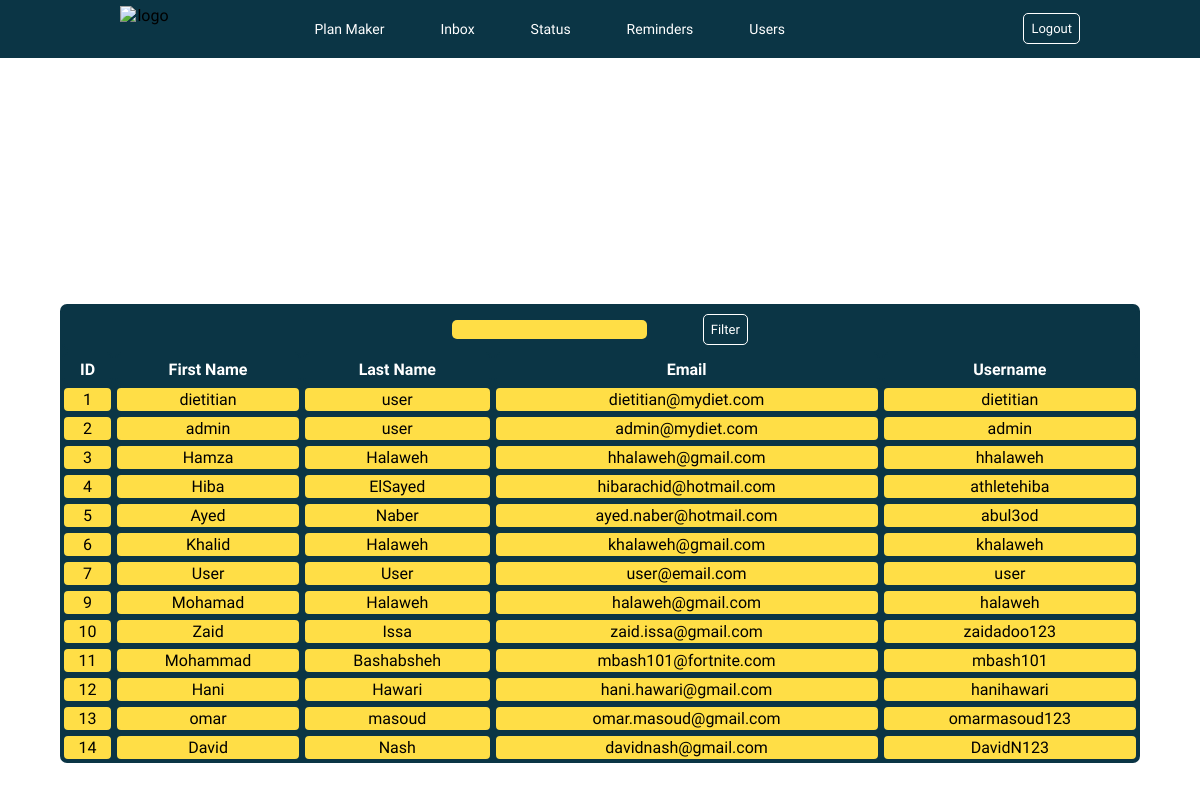
The page /front-end.html/dietitianhub5.php on the database its author committed.
### tables this page shows
CREATE TABLE `Accounts` (
  `user_id` int(11) NOT NULL,
  `user_first` varchar(250) NOT NULL,
  `user_last` varchar(250) NOT NULL,
  `user_email` varchar(250) NOT NULL,
  `user_usrname` varchar(250) NOT NULL,
  `user_pswrd` varchar(250) NOT NULL
);

### front-end.html/dietitianhub5.php (the view, shortened to what this page needs)
<!DOCTYPE html>
<html lang="en" >
<head>
<link rel="stylesheet" href="style.css">
</head>
<body>
<header>
  <div class="container">
    <div class="nav-left">
     <img class="logo" src="https://s3-us-west-2.amazonaws.com/s.cdpn.io/2181605/lemon.png" alt="logo">
    </div>
  <center>
  <div class="nav-right">
    <nav>
      <ul>
        <div id="navitems">
          <li class="other"><a style="font-size:14px" href="dietitianhub.php" id="other">Plan Maker</a></li>
          <li class="other"><a style="font-size:14px" href="dietitianhub2.php" id="other">Inbox</a></li>
          <li class="other"><a style="font-size:14px" href="dietitianhub3.php" id="other">Status</a></li>
          <li class="other"><a style="font-size:14px" href="dietitianhub4.php" id="other">Reminders</a></li>
          <li class="other"><a style="font-size:14px" href="dietitianhub5.php" id="other">Users</a></li>
        </div>
         <div id="logout">
           <?php
           echo
            '<form action="../back-end.php/logout.php" method="POST">
             <button id="logoutbtn" type="submit" name="submit">Logout</button>
             </form>'
           ?>
        </div>
      </ul>
  </nav>
  </div>
 </div>
</header>
<?php
if(isset($_POST['search']))
{
    $valueToSearch = $_POST['valuetosearch'];
    $query = "SELECT * FROM `Accounts` WHERE CONCAT(`user_id`, `user_first`, `user_last`, `user_email`, `user_usrname`) LIKE '%".$valueToSearch."%'";
    $result = filterTable($query);
}
 else {
    $query = "SELECT * FROM `Accounts`";
    $result = filterTable($query);
}
function filterTable($query)
{
    $connect = mysqli_connect("localhost", "root", "", "EasyDiet");
    $filter_Result = mysqli_query($connect, $query);
    return $filter_Result;
}
?>
<link rel="stylesheet" href="style2.css">
     <br><br><br>
     <table class=tbl align="center">
    <tr><td colspan="8" class="tblcell2"><form action="dietitianhub5.php" method="POST">
     <input name="valuetosearch" class="credentials" type="text">&nbsp; &nbsp; &nbsp; &nbsp; &nbsp; &nbsp; &nbsp;
     <input id="loginbtn" name="search" type="submit" value="Filter"></td></tr>
     <tr>
     <th class="tblcell2">ID</th>
     <th class="tblcell2">First Name</th>
     <th class="tblcell2">Last Name</th>
     <th class="tblcell2">Email</th>
     <th class="tblcell2">Username</th>
     </tr>
   <?php
   while($info = mysqli_fetch_array($result)){
    echo "<tr>";
    echo "<br>";
    echo "<td>".$info['user_id']."</td>";
    echo "<td>".$info['user_first']."</td>";
    echo "<td>".$info['user_last']."</td>";
    echo "<td>".$info['user_email']."</td>";
    echo "<td>".$info['user_usrname']."</td>";}
    echo "</tr>";
   ?>
    </table>

### front-end.html/style.css (style rules this page uses)
* { font-family: "Muli", sans-serif; }
html, body { margin: 0; padding: 0; max-width: 100%; overflow-x: hidden; }
header { z-index: 1; position: fixed; top: 0; width: 100%; background: #0b3545; }
.container { width: 80%; margin-left: auto; margin-right: auto; text-align: center; }
header::after { content: ''; display: table; clear: both; }
.logo { padding-top: 6px; float: left; width: 50px; padding-left: 0px; display: inline-block; }
nav ul { float: right; margin: 0; padding: 0; list-style: none; }
nav li { display: inline-block; position: relative; }
nav a { color: white; text-decoration: none; display: inline-block; }
#other { padding: 25px; padding-top: 20px; padding-bottom: 20px; border: 1px solid #0b3545; }
#loginbtn { padding: 7px; border: 1.3px solid white; border-radius: 5px; font-size: 13px; margin: 0px; background-color: #0b3545; color: white; content-align: center; }
#logoutbtn { padding: 7px; border: 1.3px solid white; border-radius: 5px; font-size: 13px; margin: 0px; background-color: #0b3545; color: white; }
#logout { padding-left: 10px; padding-top: 13px; float: right; display: inline-block; }
#navitems { float: left; display: inline-block; }
.credentials { border-radius: 5px; padding: 2px; background-color: #ffde46; border-color: #ffde46; border: 2px; color: #154354; }
.tbl { border:2px; width: 90%; height: 100%; border-radius: 7px; background-color: #0b3545; }
.tblcell2 { background-color: #0b3545; color: #ffffff; border:2px solid #0b3545; text-align: center; border-radius: 6px; margin: 0; padding: 3px; padding-top: 6px; }
input[type="text"] { outline-style: none; }
a:link { background-color: none; }

### front-end.html/style2.css (style rules this page uses)
table td { text-align: center; border:2px solid #0b3545; border-radius: 6px; background-color: #ffde46; padding: 2px; }
table th { background-color: #0b3545; color: #ffffff; text-align: center; border:2px solid #0b3545; border-radius: 6px; margin: 0; }

### rows shown on the page
accounts: user_id "1", user_first "dietitian", user_last "user", user_email "dietitian@mydiet.com", user_usrname "dietitian"
accounts: user_id "2", user_first "admin", user_last "user", user_email "admin@mydiet.com", user_usrname "admin"
accounts: user_id "3", user_first "Hamza", user_last "Halaweh", user_email "hhalaweh@gmail.com", user_usrname "hhalaweh"
accounts: user_id "4", user_first "Hiba", user_last "ElSayed", user_email "hibarachid@hotmail.com", user_usrname "athletehiba"
accounts: user_id "5", user_first "Ayed", user_last "Naber", user_email "ayed.naber@hotmail.com", user_usrname "abul3od"
accounts: user_id "6", user_first "Khalid", user_last "Halaweh", user_email "khalaweh@gmail.com", user_usrname "khalaweh"
accounts: user_id "7", user_first "User", user_last "User", user_email "user@email.com", user_usrname "user"
accounts: user_id "9", user_first "Mohamad", user_last "Halaweh", user_email "halaweh@gmail.com", user_usrname "halaweh"
accounts: user_id "10", user_first "Zaid", user_last "Issa", user_email "zaid.issa@gmail.com", user_usrname "zaidadoo123"
accounts: user_id "11", user_first "Mohammad", user_last "Bashabsheh", user_email "mbash101@fortnite.com", user_usrname "mbash101"
accounts: user_id "12", user_first "Hani", user_last "Hawari", user_email "hani.hawari@gmail.com", user_usrname "hanihawari"
accounts: user_id "13", user_first "omar", user_last "masoud", user_email "omar.masoud@gmail.com", user_usrname "omarmasoud123"
accounts: user_id "14", user_first "David", user_last "Nash", user_email "davidnash@gmail.com", user_usrname "DavidN123"
